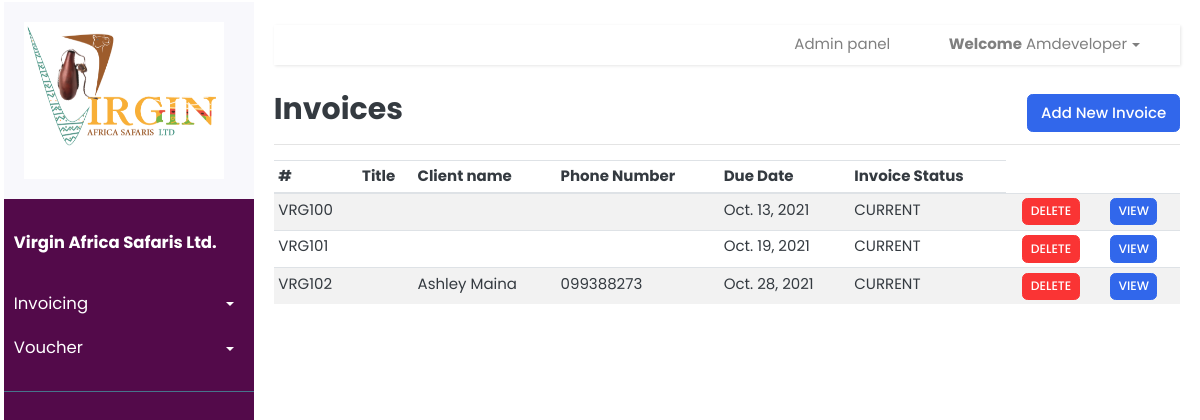
Page /invoices/ (signed in) on the earlier database version.
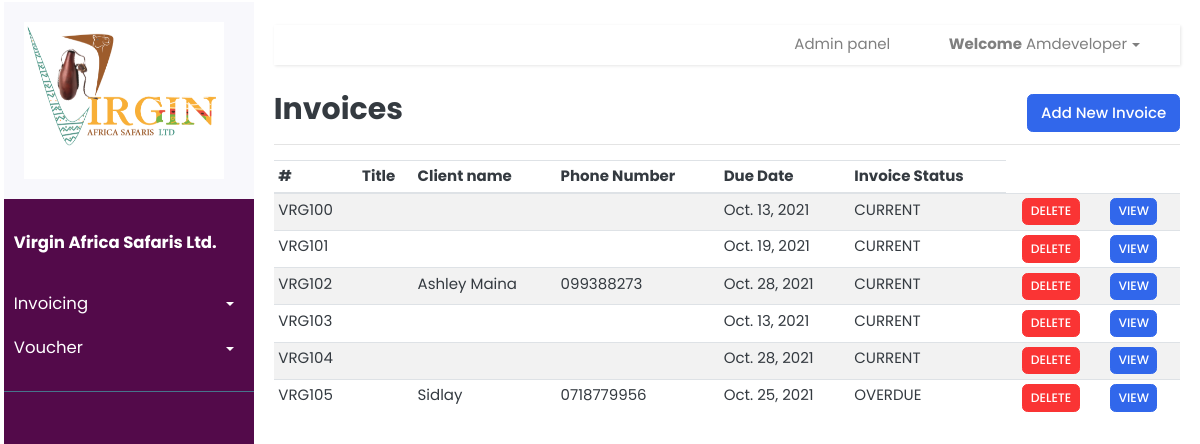
Same page on the later database version.
### invoice/models.py (models this page shows, shortened)
class Invoice(models.Model):
	TERMS = [
	('Immediate','Immediate'),
	('15 days', '15 days'),
	('30 days', '30 days'),
	]
	STATUS = [
	('CURRENT', 'CURRENT'),
	('EMAIL_SENT', 'EMAIL_SENT'),
	('OVERDUE', 'OVERDUE'),
	('PAID', 'PAID'),
	]
	number = models.CharField(null=False,default=increment_invoice_number, blank=False, max_length=100, unique=True)
	dueDate = models.DateField(null=True, blank=True)
	paymentTerms = models.CharField(choices=TERMS, default='15 days', max_length=100)
	status = models.CharField(choices=STATUS, default='CURRENT', max_length=100)
	description = models.TextField(null=True, blank=True,max_length=500)
	istaxable = models.BooleanField()
	client = models.ForeignKey(Client, blank=True, null=True, on_delete=models.SET_NULL)
	uniqueId = models.CharField(null=True, blank=True, max_length=100)
	slug = models.SlugField(max_length=500, unique=True, blank=True, null=True)
	date_created = models.DateTimeField(blank=True, null=True)
	last_updated = models.DateTimeField(blank=True, null=True)

class Client(models.Model):
	CITIES = [
	('Mombasa', 'Mombasa'),
	('Nairobi', 'Nairobi'),
	('Kitale', 'Kitale'),
	('Nakuru', 'Nakuru')
	]
	clientName = models.CharField(null=True, blank=True, max_length=200)
	address = models.CharField(null=True, blank=True, max_length=200)
	city = models.CharField(choices=CITIES, blank=True, max_length=100)
	postalCode = models.CharField(null=True, blank=True, max_length=10)
	phoneNumber = models.CharField(null=True, blank=True, max_length=100)
	emailAddress = models.CharField(null=True, blank=True, max_length=100)
	uniqueId = models.CharField(null=True, blank=True, max_length=100)
	slug = models.SlugField(max_length=500, unique=True, blank=True, null=True)
	date_created = models.DateTimeField(blank=True, null=True)
	last_updated = models.DateTimeField(blank=True, null=True)

### invoice/views.py (the view)
# urls.py: path("invoices/", invoice_views.view_invoices, name="view-invoices" ),
@login_required
def view_invoices(request):
	context = {}
	invoices = Invoice.objects.all()
	context['invoices'] = invoices
	return render(request, 'invoice/invoices.html', context)

### templates/invoice/invoices.html (shortened to what this page needs)
{% extends 'index.html' %} {% load static %} {% load crispy_forms_tags %}
 {% block content %}
<div
  class="
    d-flex
    justify-content-between
    flex-wrap flex-md-nowrap
    align-items-center
    pt-3
    pb-2
    mb-3
    border-bottom
  "
>
  <h1 class="h2">Invoices</h1>
  <div class="btn-toolbar mb-2 mb-md-0">
    <div class="btn-group me-2">
      <a href="{% url 'create-invoice' %}"
        ><button type="button" class="btn btn-primary">
          Add New Invoice
        </button></a
      >
    </div>
  </div>
</div>
{% if invoices|length > 0 %}
<div class="table-responsive">
  <table class="table table-striped table-sm table-hover">
    <thead>
      <tr>
        <th>#</th>
        <th>Title</th>
        <th>Client name</th>
        <th>Phone Number</th>
        <th>Due Date</th>
        <th>Invoice Status</th>
      </tr>
    </thead>
    <tbody>
      {% for invoice in invoices %}
      <tr onclick="getElementById('edit-1').click()" style="cursor: pointer">
        <td>{{invoice.number}}</td>
        <td>{{invoice.title}}</td>
        <td>{{invoice.client.clientName}}</td>
        <td>{{invoice.client.phoneNumber}}</td>
        <td>{{invoice.dueDate}}</td>
        <td>{{invoice.status}}</td>
        <td>
        </td>
        <td>
          <a href="#"><button class="btn btn-danger btn-sm">DELETE</button></a>
        </td>
        <td>
          <a href="{% url 'create-build-invoice' invoice.slug %}"
            ><button class="btn btn-primary btn-sm">VIEW</button></a
          >
        </td>
      </tr>
      {% endfor %}
    </tbody>
  </table>
</div>
{% endif %} {% endblock %}

### templates/index.html (shortened to what this page needs)
{% load static %} {% load crispy_forms_tags %}
<!DOCTYPE html>
<html lang="en">
  <head>
    <link
      href="{% static 'css/bootstrap.css' %}"
      rel="stylesheet"
      type="text/css"
    />
    <link
      href="{% static 'fonts/fontawesome/css/all.min.css' %}"
      type="text/css"
      rel="stylesheet"
    />
    <link href="{% static 'css/ui.css' %}" rel="stylesheet" type="text/css" />
    <link href="{% static 'css/doc.css' %}" rel="stylesheet" type="text/css" />
    <link href="{% static 'css/home.css' %}" rel="stylesheet" type="text/css" />
    <link
      href="{% static 'css/responsive.css' %}"
      rel="stylesheet"
      media="only screen and (max-width: 1200px)"
    />
  </head>
  <body class="forms_body">
    <div class="wrapper">
      <nav class="ml-1" id="sidebar">
        <div class="sidebar-header">
          <img
            src="{% static 'images/logo.PNG' %}"
            style="width: 100%; max-width: 200px"
            alt="Logo"
          />
        </div>
        <ul class="list-unstyled components">
          <p><b>Virgin Africa Safaris Ltd.</b></p>
          <li>
            <a
              href="#homeSubmenu"
              data-toggle="collapse"
              aria-expanded="false"
              class="dropdown-toggle"
              >Invoicing</a
            >
          </li>
          <li>
            <a
              href="#pageSubmenu"
              data-toggle="collapse"
              aria-expanded="false"
              class="dropdown-toggle"
              >Voucher</a
            >
          </li>
        </ul>
        <ul class="list-unstyled CTAs">
        </ul>
      </nav>
      <div id="content">
        <nav class="navbar navbar-expand-lg navbar-light">
          <div class="container-fluid">
            <div class="collapse navbar-collapse" id="navbarSupportedContent">
              <ul class="nav navbar-nav ml-auto">
                <li class="nav-item mr-3">
                  <a
                    class="nav-link mr-4"
                    href="/admin"
                    id="navbarDropdown"
                    role="button"
                    data-toggle="dropdown"
                    aria-haspopup="true"
                    aria-expanded="false"
                    >Admin panel</a
                  >
                </li>
                <li class="nav-item dropdown">
                  <a
                    class="nav-link dropdown-toggle mr-4"
                    href="#"
                    id="navbarDropdown"
                    role="button"
                    data-toggle="dropdown"
                    aria-haspopup="true"
                    aria-expanded="false"
                  >
                    <b>Welcome</b> {{user.get_username}}
                  </a>
                </li>
              </ul>
            </div>
          </div>
        </nav>
        {% block content %} {% endblock %}
      </div>
    </div>
  </body>
</html>

### static/css/ui.css (style rules this page uses)
html { font-family: "Inter", sans-serif; font-size: 15px; }
[class*="list-"] li:after { visibility: hidden; display: block; content: ""; overflow: hidden; height: 0; clear: both; }

### static/css/home.css (style rules this page uses)
* { padding-top: 0; }
body { font-family: "Poppins", sans-serif; background: #ffffff; padding-top: 2px; }
p { font-family: "Poppins", sans-serif; font-size: 1.1em; font-weight: 300; line-height: 1.7em; color: #999; }
a, a:hover, a:focus { color: inherit; text-decoration: none; transition: all 0.3s; }
.navbar { padding: 15px 10px; background: #fff; border: none; border-radius: 0; margin-bottom: 10px; box-shadow: 1px 1px 3px rgba(0, 0, 0, 0.1); }
.navbar-expand-lg { background-color: #ffffff; width: 100%; height: 40px; }
.wrapper { display: flex; width: 100%; align-items: stretch; }
#sidebar { min-width: 250px; max-width: 150px; margin-top: 0; background: #530a4a; color: #fff; transition: all 0.3s; }
#sidebar .sidebar-header { padding: 20px; background: #f8f8fc; }
#sidebar ul.components { padding: 20px 0; border-bottom: 1px solid #47748b; }
#sidebar ul p { color: #fff; padding: 10px; }
#sidebar ul li a { padding: 10px; font-size: 1.1em; display: block; }
a[data-toggle="collapse"] { position: relative; }
.dropdown-toggle::after { display: block; position: absolute; top: 50%; right: 20px; transform: translateY(-50%); }
ul.CTAs { padding: 20px; }
#content { width: 100%; margin: 0; padding: 20px; padding-top: 0px; min-height: 100vh; transition: all 0.3s; }

Differences in the rows shown:
added Invoice: number "VRG103", dueDate "Oct. 13, 2021", status "CURRENT"
added Invoice: number "VRG104", dueDate "Oct. 28, 2021", status "CURRENT"
added Invoice: number "VRG105", client.clientName "Sidlay", client.phoneNumber "0718779956", dueDate "Oct. 25, 2021", status "OVERDUE"
